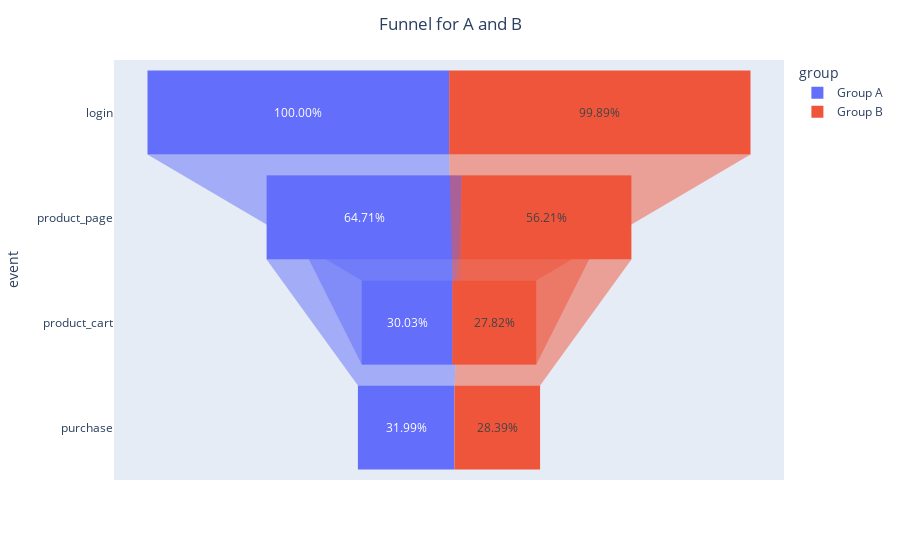

The notebook cell saved with this chart:
### Markdown cell above
The chart shows how events are distributed by day in group B, depending on the type of event. Login and Product Page dominate the majority of each column, and all four events occur every day.

### Code cell
funnelA['group'] = 'Group A'
funnelB['group'] = 'Group B'

# order
event_order = ['purchase', 'product_cart', 'product_page', 'login']
# merge
funnel_combined = pd.concat([funnelA, funnelB])

# funnel
fig = px.funnel(funnel_combined, x='user_share', y='event', text='user_share', color='group', category_orders={'event': event_order})
fig.update_traces(texttemplate='%{text:.2%}', textposition='inside')
fig.update_layout(title='Funnel for A and B', title_x=0.5)
fig.show()

### Figure 1 — Plotly figure (JSON) as saved in the notebook; plotly's stock layout.template omitted (floating-point values rounded to 4 significant figures)
{"data": [{"hovertemplate": "group=Group A<br>user_share=%{text}<br>event=%{y}<extra></extra>", "legendgroup": "Group A", "marker": {"color": "#636efa"}, "name": "Group A", "orientation": "h", "showlegend": true, "text": [1, 0.3003, 0.6471, 0.3199], "textposition": "inside", "texttemplate": "%{text:.2%}", "type": "funnel", "x": [1, 0.3003, 0.6471, 0.3199], "xaxis": "x", "y": ["login", "product_cart", "product_page", "purchase"], "yaxis": "y"}, {"hovertemplate": "group=Group B<br>user_share=%{text}<br>event=%{y}<extra></extra>", "legendgroup": "Group B", "marker": {"color": "#EF553B"}, "name": "Group B", "orientation": "h", "showlegend": true, "text": [0.9989, 0.2782, 0.5621, 0.2839], "textposition": "inside", "texttemplate": "%{text:.2%}", "type": "funnel", "x": [0.9989, 0.2782, 0.5621, 0.2839], "xaxis": "x", "y": ["login", "product_cart", "product_page", "purchase"], "yaxis": "y"}], "layout": {"legend": {"title": {"text": "group"}, "tracegroupgap": 0}, "margin": {"t": 60}, "title": {"text": "Funnel for A and B", "x": 0.5}, "xaxis": {"anchor": "y", "domain": [0, 1], "title": {"text": "user_share"}}, "yaxis": {"anchor": "x", "categoryarray": ["login", "product_page", "product_cart", "purchase"], "categoryorder": "array", "domain": [0, 1], "title": {"text": "event"}}}}
